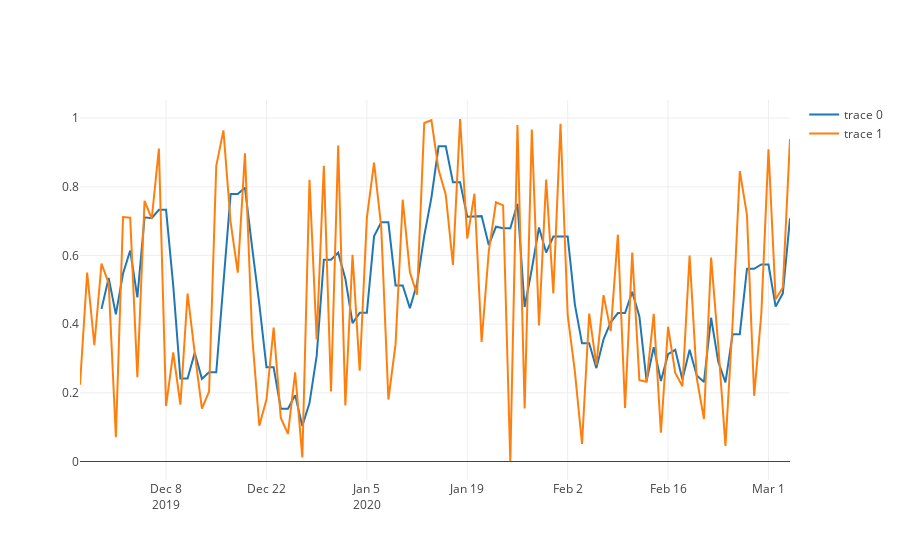

Source (notebook cell):
### Code cell
plotting.plot_multiple_ts(ts.rolling(4).median(), ts)
